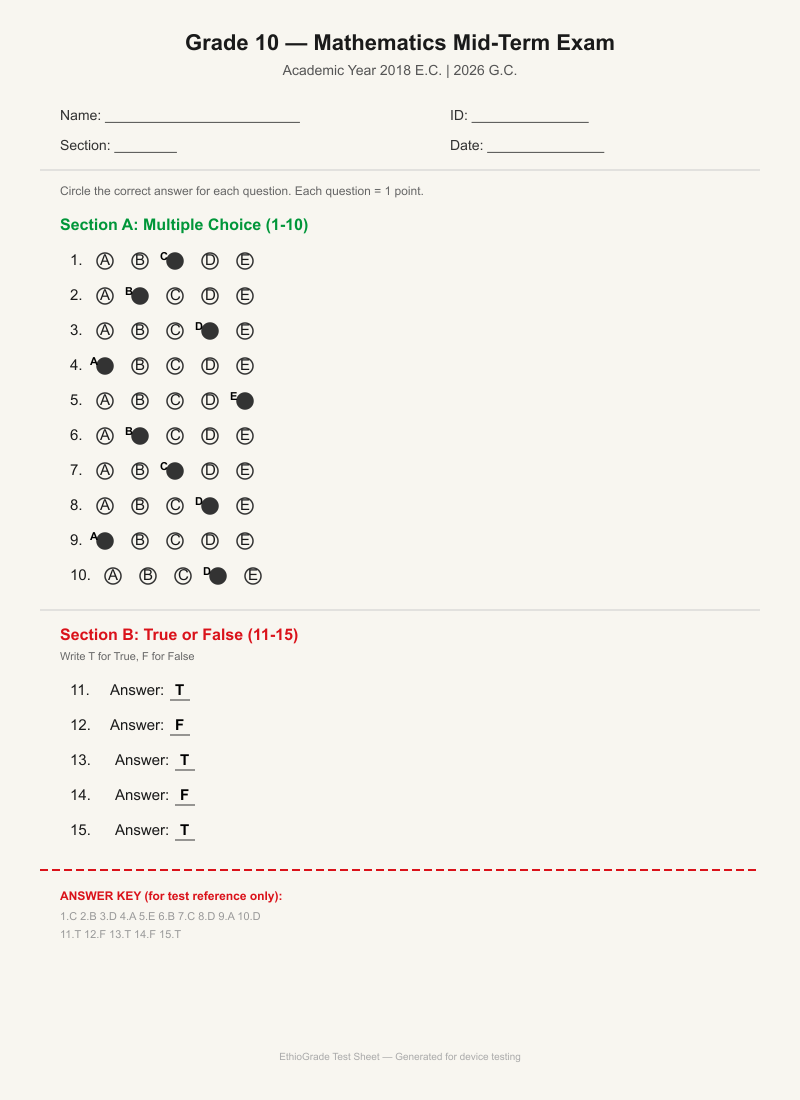
#> input picture test/test_assets/sample_mcq_sheet.png, 1600 x 2200 px (shown at 1/2 size)
$ python -i center_crop_hash.py   (imports and definitions only)
#> lines starting #> are read from the running program, lines starting #| are printed output that depends on the picture
#!/usr/bin/env python3
"""Final approach: center-crop dHash — exclude edges, hash content region."""
from PIL import Image, ImageDraw
import random

def dhash(img, hash_size=8):
    w, h = hash_size + 1, hash_size
    img = img.convert('L').resize((w, h), Image.LANCZOS)
    pixels = list(img.getdata())
    bits = []
    for row in range(h):
        for col in range(hash_size):
            left = pixels[row * w + col]
            right = pixels[row * w + col + 1]
            bits.append(1 if left > right else 0)
    h_val = 0
    for i in range(len(bits)):
        if bits[i] == 1:
            h_val |= (1 << i)
    return h_val

def hamming(h1, h2):
    x = h1 ^ h2
    count = 0
    while x:
        x &= x - 1
        count += 1
    return count

def create_paper(seed, w=600, h=800):
    random.seed(seed)
    img = Image.new('RGB', (w, h), (245, 240, 230))
    draw = ImageDraw.Draw(img)
    draw.rectangle([30, 20, w-30, 25], fill=(0,0,0))
    draw.rectangle([30, 40, 200, 42], fill=(0,0,0))
    draw.rectangle([30, 55, 250, 57], fill=(180,180,180))
    for q in range(20):
        y = 90 + q * 32
        draw.rectangle([30, y+5, 50, y+18], fill=(30,30,30))
        for b in range(5):
            bx = 80 + b * 45
            by = y + 3
            draw.ellipse([bx, by, bx+18, by+18], outline=(0,0,0), width=1)
            if random.random() < 0.3:
                draw.ellipse([bx+3, by+3, bx+15, by+15], fill=(30,30,30))
    draw.rectangle([30, h-40, w-30, h-35], fill=(0,0,0))
    return img

def noisy_copy(img, noise=5):
    px = list(img.getdata())
    random.seed(99)
    result = img.copy()
    result.putdata([tuple(max(0,min(255,c+random.randint(-noise,noise))) for c in p) for p in px])
    return result

def center_crop(img, pct=0.5):
    """Crop to center pct of image (removes headers/footers)."""
    w, h = img.size
    mx, my = int(w * (1-pct)/2), int(h * (1-pct)/2)
    return img.crop((mx, my, w-mx, h-my))

# [2 lines not run here, left out]

papers = [create_paper(seed=i*100) for i in range(10)]
#> in create_paper, `img = Image.new('RGB', (w, h), (245, 240, 230))`:
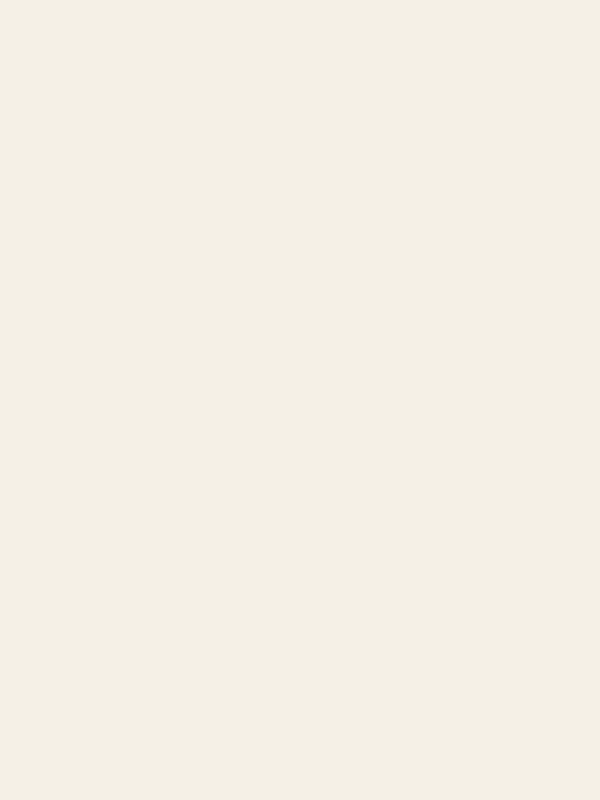
#> img: PIL image 600x800 RGB; mean R, G, B 245, 240, 230
#> papers = 10 items

# Hash with center crop
def hash_paper(img):
    cropped = center_crop(img, 0.5)
#> in center_crop, `return img.crop((mx, my, w-mx, h-my))`:
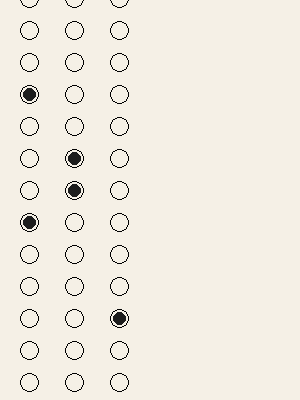
#> returned value: PIL image 300x400 RGB; mean R, G, B 239.9, 235, 225.2
    return dhash(cropped)

hashes = [hash_paper(p) for p in papers]
#> in hash_paper, `cropped = center_crop(img, 0.5)`:
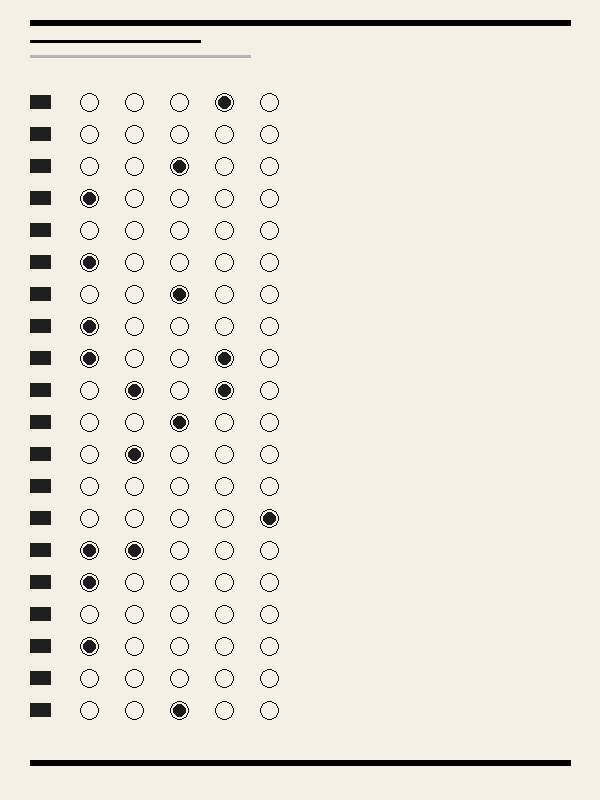
#> img: PIL image 600x800 RGB; mean R, G, B 235, 230.2, 220.7
#> in dhash, `pixels = list(img.getdata())`: pixels = 72 values, max 241 at index 59, min 208 at index 29, mean 234.8
#> after the loop in dhash, `for row in range(h):`: bits = 64 values, max 1 at index 0, min 0 at index 3, mean 0.172
#> the loop in dhash, `for i in range(len(bits)):` made 64 passes
#> h_val on passes 1, 2, 3, 11, 25, 26, 43, 49, 51, 54, 57: 1, 3, 7, 1031, 16778247, 50332679, 4398096843783, 285873073554439, 1411772980397063, 10418972235138055, 82476566273065991
#> after the loop in dhash, `for i in range(len(bits)):`: h_val = 82476566273065991
#> the loop in dhash (call 2), `for i in range(len(bits)):` made 64 passes
#> h_val on passes 3, 11, 14, 19, 25, 26, 33, 34, 35, 38, 43, 46: 4, 1028, 9220, 271364, 17048580, 50603012, 4345570308, 12935504900, 30115374084, 167554327556, 4565600838660, 39749972927492
#> hashes = [82476566273065991, 2811411817358959620, 2820102203201889572, 2667296616937096228, 361418268193793831, 2820422160529490948, 10454311259808772, 2667261282272739333, 2604209796014352164, 288271079624091396]

# Same paper tests
tests = [
    ("Noisy ±5",    noisy_copy(papers[0], 5)),
    ("Noisy ±20",   noisy_copy(papers[0], 20)),
    ("Bright +15%", papers[0].point(lambda p: min(255, int(p*1.15)))),
    ("Dark -15%",   papers[0].point(lambda p: max(0, int(p*0.85)))),
    ("Cropped 3px", papers[0].crop((3,3,597,797))),
]
#> in noisy_copy, `px = list(img.getdata())`: px = 480000 items
# [7 lines not run here, left out]
all_dists = []
# [5 lines not run here, left out]
fp = sum(1 for d in all_dists if d <= 6)
# [13 lines not run here, left out]

>>> import cv2
>>> picture = cv2.imread('test_assets/sample_mcq_sheet.png', cv2.IMREAD_GRAYSCALE)
#> picture: shape (2200, 1600); min 0, max 245, mean 240.9
#> (the run stopped early here; a loop or call above may not have finished)
